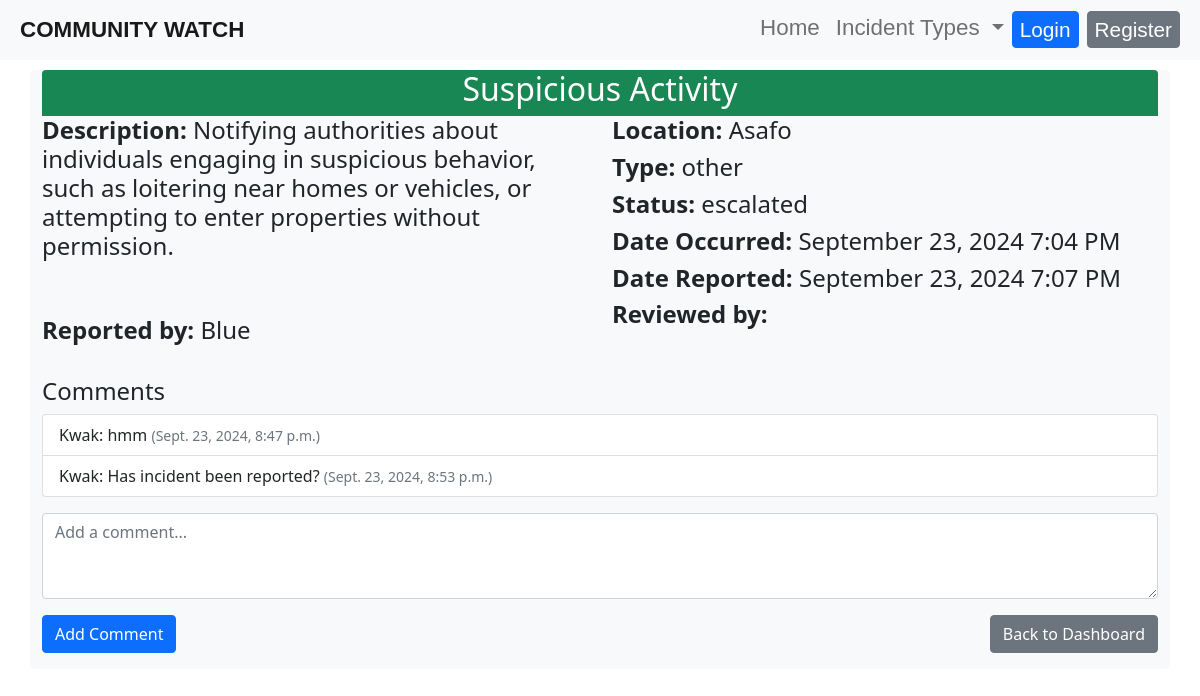
The page /incident/23/ on the database its author committed.
### reports/models.py (models this page shows, shortened)
class Incident(models.Model):
    STATUS_CHOICES = [
        ('pending', 'Pending'),
        ('approved', 'Approved'),
        ('rejected', 'Rejected'),
        ('escalated', 'Escalated'),
        ('resolved', 'Resolved'),
    ]
    INCIDENT_TYPE_CHOICES = [
        ('theft', 'Theft'),
        ('vandalism', 'Vandalism'),
        ('fire', 'Fire'),
        ('accident', 'Accident'),
        ('emergency', 'Emergency'),
        ('medical', 'Medical'),
        ('police', 'Police'),
        ('other', 'Other'),
]
    title = models.CharField(max_length=200)
    description = models.TextField()
    location = models.CharField(max_length=200)
    incident_type = models.CharField(max_length=100, choices=INCIDENT_TYPE_CHOICES, default='other')
    date_occurred = models.DateTimeField(default=timezone.now)  # This allows users to set the date and time
    date_reported = models.DateTimeField(auto_now_add=True)
    reported_by = models.ForeignKey(User, on_delete=models.CASCADE)
    status = models.CharField(max_length=20, choices=STATUS_CHOICES, default='pending')
    reviewed_by = models.ForeignKey(User, on_delete=models.SET_NULL, null=True, blank=True, related_name='reviewed_incidents')

class Comment(models.Model):
    incident = models.ForeignKey(Incident, on_delete=models.CASCADE, related_name='comments')
    user = models.ForeignKey(User, on_delete=models.CASCADE)
    content = models.TextField()
    created_at = models.DateTimeField(auto_now_add=True)

### reports/views.py (the view)
# urls.py: path('incident/<int:incident_id>/', incident_detail, name='incident_detail'),  # Incident detail page
def incident_detail(request, incident_id):
    incident = get_object_or_404(Incident, id=incident_id)
    comments = incident.comments.all()  # Fetch comments for the incident
    if request.method == 'POST':
        comment_content = request.POST.get('content')
        Comment.objects.create(incident=incident, user=request.user, content=comment_content)
        return redirect('incident_detail', incident_id=incident.id)
    return render(request, 'reports/incident_detail.html', {'incident': incident, 'comments': comments})

### reports/templates/reports/incident_detail.html (shortened to what this page needs)
{% extends 'base.html' %}
{% block content %}
<div class="container my-4 bg-light rounded">
    <div class="bg-success text-white text-center rounded-top">
        <h2 style="margin: 0; margin-top: 70px; padding-bottom: 8px;">{{ incident.title }}</h2>
    </div>
    <div class="row mb-3">
        <div class="col-md-6">
            <h4><strong>Description:</strong> {{ incident.description }}</h4>
            <br><br>
            <h4><strong>Reported by:</strong> {{ incident.reported_by.username }}</h4>
        </div>
        <div class="col-md-6">
            <h4><strong>Location:</strong> {{ incident.location }}</h4>
            <h4><strong>Type:</strong> {{ incident.incident_type }}</h4>
            <h4><strong>Status:</strong> {{ incident.status }}</h4>
            <h4><strong>Date Occurred:</strong> {{ incident.date_occurred|date:"F d, Y g:i A" }}</h4>
            <h4><strong>Date Reported:</strong> {{ incident.date_reported|date:"F d, Y g:i A" }}</h4>
            <h4><strong>Reviewed by:</strong> {{ incident.reviewed_by.username }}</h4>
        </div>
    </div>
    <h4 class="mt-4">Comments</h4>
    <ul class="list-group mb-3">
        {% for comment in comments %}
            <li class="list-group-item">{{ comment.user.username }}: {{ comment.content }} <small class="text-muted">({{ comment.created_at }})</small></li>
        {% endfor %}
    </ul>
    <form method="POST" class="mb-3">
        <div class="mb-3">
            <textarea name="content" class="form-control" rows="3" required placeholder="Add a comment..."></textarea>
        </div>
        <div class="d-flex justify-content-between">
            <button type="submit" class="btn btn-primary">Add Comment</button>
            <a href="{% url 'dashboard' %}" class="btn btn-secondary">Back to Dashboard</a>
        </div>
    </form>
</div>
{% endblock %}

### static/css/style.css (style rules this page uses)
body { margin: auto; }

### rows shown on the page
Incident: title "Suspicious Activity", description "Notifying authorities about individuals engaging in suspicious behavior, such as loitering near homes or vehicles, or attempting to enter properties without permission.", reported_by.username "Blue", location "Asafo", incident_type "other", status "escalated", date_occurred "September 23, 2024 7:04 PM", date_reported "September 23, 2024 7:07 PM"
Comment: user.username "Kwak", content "hmm", created_at "Sept. 23, 2024, 8:47 p.m."
Comment: user.username "Kwak", content "Has incident been reported?", created_at "Sept. 23, 2024, 8:53 p.m."
